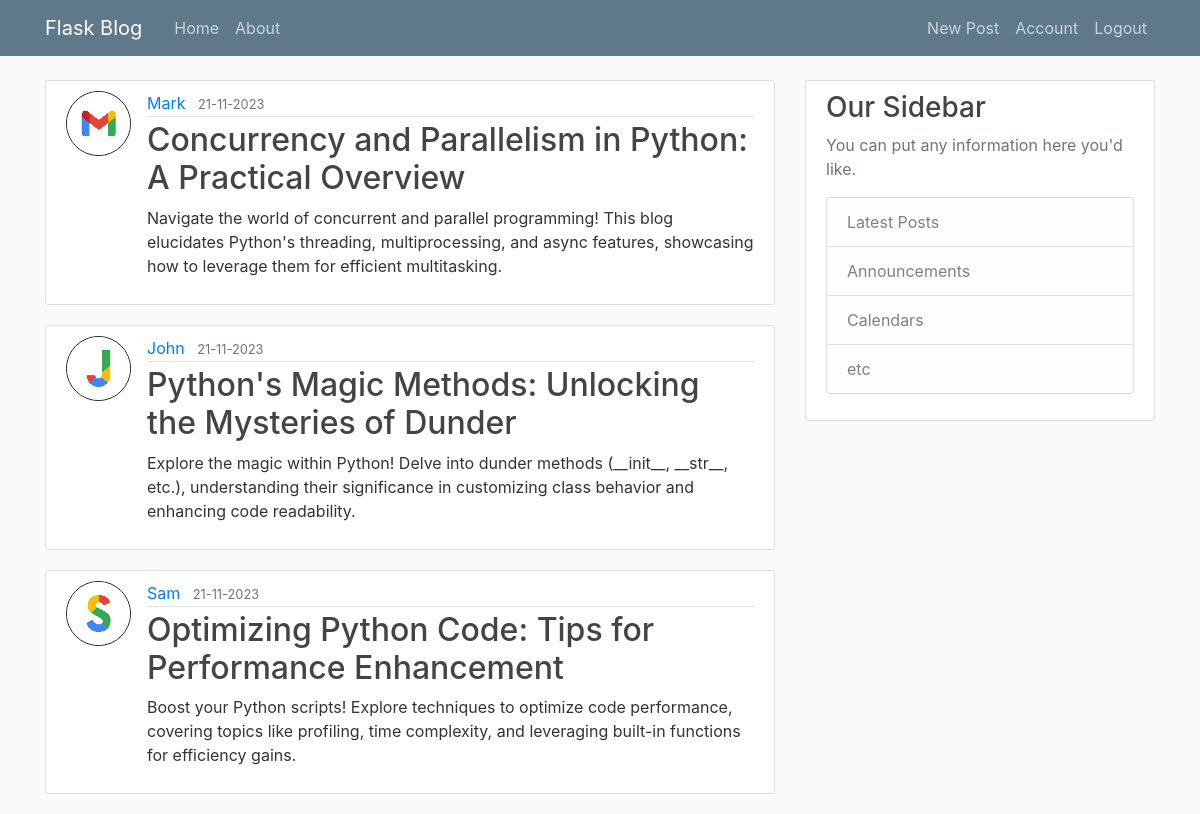
Screenshot of /home (signed in) with the database file from the repository.
### flaskblog/models.py (models this page shows, shortened)
class Post(db.Model):
    id = db.Column(db.Integer, primary_key=True)
    title = db.Column(db.String(100), nullable=False)
    date_posted = db.Column(db.DateTime, nullable=False, default=datetime.utcnow)
    content = db.Column(db.Text, nullable=False)
    user_id = db.Column(db.Integer, db.ForeignKey("user.id"), nullable=True)

class User(db.Model, UserMixin):
    id = db.Column(db.Integer, primary_key=True)
    username = db.Column(db.String(20), unique=True, nullable=False)
    email = db.Column(db.String(120), unique=True, nullable=False)
    image_file = db.Column(db.String(20), nullable=False, default="default.jpg")
    password = db.Column(db.String(60), nullable=False)
    post = db.relationship("Post", backref="author", lazy=True)

### flaskblog/routes.py (the view)
@app.route("/")
@app.route("/home")
def home():
    page = request.args.get("page", 1, type=int)
    posts = Post.query.order_by(Post.date_posted.desc()).paginate(page=page, per_page=3)
    return render_template("home.html", posts=posts)

### flaskblog/models.py (called while the page is built)
@login_manager.user_loader
def load_user(user_id):
    return User.query.get(int(user_id))

### flaskblog/templates/home.html
{% extends "base.html" %}
{% block content %}
{% for post in posts %}
<article class="media content-section">
    <img class="rounded-circle article-img"
        src="{{ url_for('static', filename='profile_pics/' + post.author.image_file) }}">
    <div class="media-body">
        <div class="article-metadata">
            <a class="mr-2" href="#">{{ post.author.username }}</a>
            <small class="text-muted">{{ post.date_posted.strftime('%d-%m-%Y') }}</small>
        </div>
        <h2><a class="article-title" href="#">{{ post.title }}</a></h2>
        <p class="article-content">{{ post.content }}</p>
    </div>
</article>
{% endfor %}
{% endblock content %}

### flaskblog/static/main.css (style rules this page uses)
body { background: #fafafa; color: #333333; margin-top: 5rem; }
h1, h2, h3, h4, h5, h6 { color: #444444; }
.content-section { background: #ffffff; padding: 10px 20px; border: 1px solid #dddddd; border-radius: 3px; margin-bottom: 20px; }
.article-title { color: #444444; }
.article-content { white-space: pre-line; }
.article-img { height: 65px; width: 65px; margin-right: 16px; }
.article-metadata { padding-bottom: 1px; margin-bottom: 4px; border-bottom: 1px solid #e3e3e3 }
img { border: 1px solid #111; }

### rows the page displays
Post: image_file (picture), author.username "Mark", date_posted "21-11-2023", title "Concurrency and Parallelism in Python: A Practical Overview", content "Navigate the world of concurrent and parallel programming! This blog elucidates Python's threading, multiprocessing, and async features, showcasing how to leverage them for efficient multitasking."
Post: image_file (picture), author.username "John", date_posted "21-11-2023", title "Python's Magic Methods: Unlocking the Mysteries of Dunder", content "Explore the magic within Python! Delve into dunder methods (__init__, __str__, etc.), understanding their significance in customizing class behavior and enhancing code readability."
Post: image_file (picture), author.username "Sam", date_posted "21-11-2023", title "Optimizing Python Code: Tips for Performance Enhancement", content "Boost your Python scripts! Explore techniques to optimize code performance, covering topics like profiling, time complexity, and leveraging built-in functions for efficiency gains."
